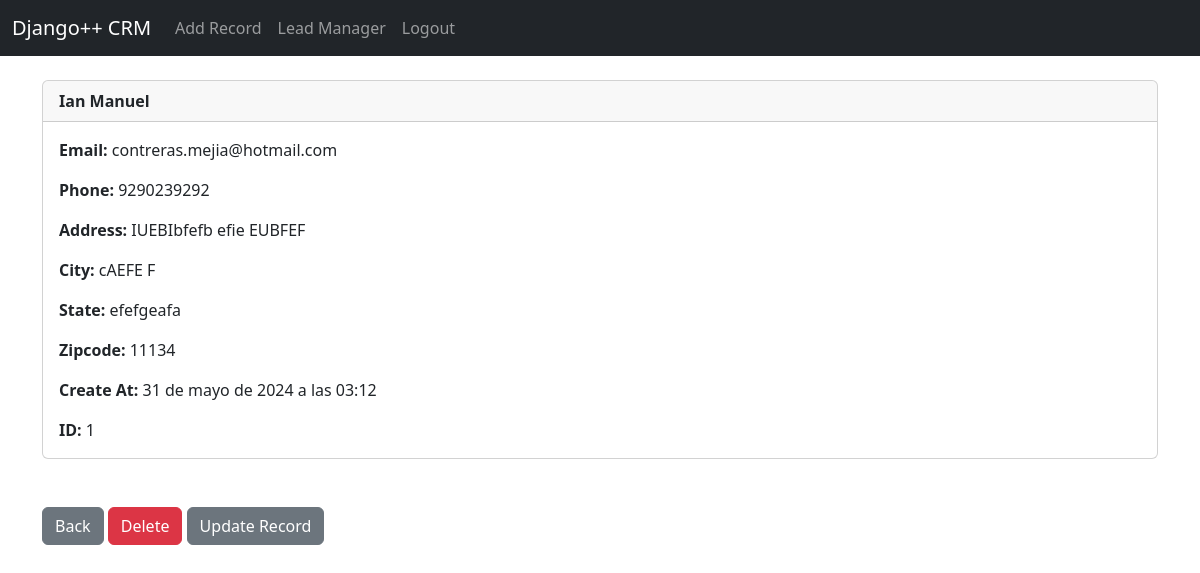
The page /record/1 (signed in) on the database its author committed.
### core/models.py (models this page shows, shortened)
class Record(models.Model):
    created_at = models.DateTimeField(auto_now_add=True)
    first_name = models.CharField(max_length=50)
    last_name = models.CharField(max_length=50)
    email = models.CharField(max_length=100)
    phone = models.CharField(max_length=15)
    address = models.CharField(max_length=100)
    city = models.CharField(max_length=50)
    state = models.CharField(max_length=50)
    zipcode = models.CharField(max_length=20)

### core/views.py (the view)
# urls.py: path("record/<int:pk>", views.customer_record, name="record"),
def customer_record(request, pk):
    if request.user.is_authenticated:
        customer_record = Record.objects.get(id=pk)
        return render(request, "record.html", {"customer_record": customer_record})
    else:
        messages.success(request, "You Must Be Logged In To View That Page...")
        return redirect("home")

### core/templates/record.html
{% extends 'base.html' %}
{% block content %}
<div class="card">
  <div class="card-header"><strong>
    	{{ customer_record.first_name }}
		{{ customer_record.last_name }}</strong>
  </div>
  <div class="card-body">
<p class="card-text">
<strong>Email: </strong>{{ customer_record.email }}</p>
<p class="card-text">
<strong>Phone: </strong>{{ customer_record.phone }}
</p>
<p class="card-text">
<strong>Address: </strong>{{ customer_record.address }}</p>
<p class="card-text">
<strong>City: </strong>{{ customer_record.city }}</p>
<p class="card-text">
<strong>State: </strong>{{ customer_record.state }}</p>
<p class="card-text">
<strong>Zipcode: </strong>{{ customer_record.zipcode }}</p>
<p class="card-text">
<strong>Create At: </strong>{{ customer_record.created_at }}</p>
<p class="card-text">
<strong>ID: </strong>{{ customer_record.id }}</p>
  </div>
</div>
<br/><br/>
<a href="{% url 'home' %}" class="btn btn-secondary">Back</a>
<a href="{% url 'delete_record' customer_record.id %}" class="btn btn-danger">Delete</a>
<a href="{% url 'update_record' customer_record.id %}" class="btn btn-secondary">Update Record</a>
{% endblock %}

### rows shown on the page
Record: first_name "Ian", last_name "Manuel", email "contreras.mejia@hotmail.com", phone "9290239292", address "IUEBIbfefb efie EUBFEF", city "cAEFE F", state "efefgeafa", zipcode "11134", created_at "31 de mayo de 2024 a las 03:12", id "1"
